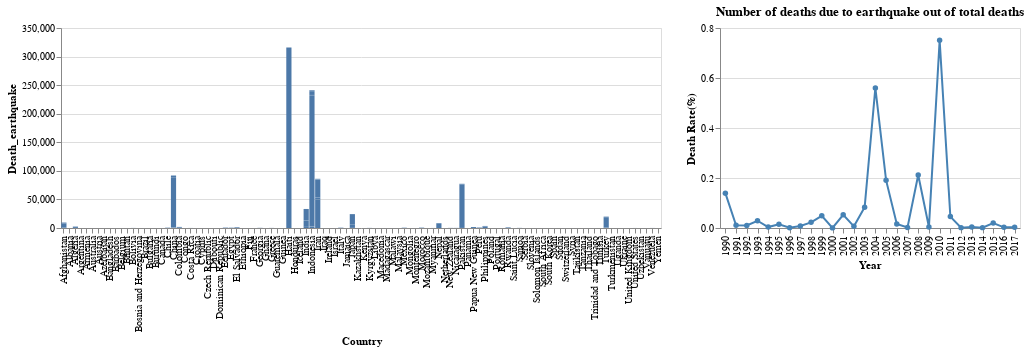

Notebook source saved alongside this figure:
### Code cell
selection = alt.selection_single(fields = ['Year'])

dr_plot = alt.Chart(earth_gr).mark_line(point = True).encode(
    alt.X('Year:O'),
    alt.Y('Death Rate:Q', title = 'Death Rate(%)'),
    tooltip = alt.Tooltip(['Death Rate','Year']),
    color=alt.condition(selection, alt.value('steelblue'), alt.value('lightgray'))
    
).properties(title = "Number of deaths due to earthquake out of total deaths",height = 200, width = 300).add_selection(
    selection
)

dummy = alt.Chart(earth_gr).mark_point().encode(
    alt.X('Death Rate'),
    alt.Y('Death_earthquake')
).transform_filter(selection)

exp = alt.Chart(earth_data).mark_bar().encode(
    alt.X('Country'),
    alt.Y('Death_earthquake')
).transform_filter(selection).properties(height = 200,width = 600)

alt.concat(exp,dr_plot)

### Figure 1 — Vega-Lite specification as saved in the notebook (floating-point values rounded to 4 significant figures; data arrays with more than 128 entries replaced by an {"elided": "..."} marker saying what was removed)
{"$schema": "https://vega.github.io/schema/vega-lite/v3.4.0.json", "concat": [{"data": {"name": "data-fbf86ae196f02d5c13de7171afff099c"}, "encoding": {"x": {"field": "Country", "type": "nominal"}, "y": {"field": "Death_earthquake", "type": "quantitative"}}, "height": 200, "mark": "bar", "transform": [{"filter": {"selection": "selector001"}}], "width": 600}, {"data": {"name": "data-73c406fe81df85a17599c9536a23c9b6"}, "encoding": {"color": {"condition": {"selection": "selector001", "value": "steelblue"}, "value": "lightgray"}, "tooltip": [{"field": "Death Rate", "type": "quantitative"}, {"field": "Year", "type": "quantitative"}], "x": {"field": "Year", "type": "ordinal"}, "y": {"field": "Death Rate", "title": "Death Rate(%)", "type": "quantitative"}}, "height": 200, "mark": {"point": true, "type": "line"}, "selection": {"selector001": {"fields": ["Year"], "type": "single"}}, "title": "Number of deaths due to earthquake out of total deaths", "width": 300}], "config": {"mark": {"tooltip": null}, "view": {"height": 300, "width": 400}}, "datasets": {"data-73c406fe81df85a17599c9536a23c9b6": [{"Death Rate": 0.1394, "Death_earthquake": 52945, "Death_total": 37980000.0, "Year": 1990}, {"Death Rate": 0.0111, "Death_earthquake": 4262, "Death_total": 38480000.0, "Year": 1991}, {"Death Rate": 0.0103, "Death_earthquake": 3987, "Death_total": 38700000.0, "Year": 1992}, {"Death Rate": 0.029, "Death_earthquake": 11300, "Death_total": 38960000.0, "Year": 1993}, {"Death Rate": 0.0037, "Death_earthquake": 1447, "Death_total": 39590000.0, "Year": 1994}, {"Death Rate": 0.0151, "Death_earthquake": 5948, "Death_total": 39370000.0, "Year": 1995}, {"Death Rate": 0.0014, "Death_earthquake": 568, "Death_total": 39450000.0, "Year": 1996}, {"Death Rate": 0.0081, "Death_earthquake": 3216, "Death_total": 39800000.0, "Year": 1997}, {"Death Rate": 0.0226, "Death_earthquake": 9057, "Death_total": 40060000.0, "Year": 1998}, {"Death Rate": 0.0489, "Death_earthquake": 19657, "Death_total": 40220000.0, "Year": 1999}, {"Death Rate": 0.0005, "Death_earthquake": 219, "Death_total": 40320000.0, "Year": 2000}, {"Death Rate": 0.0528, "Death_earthquake": 21286, "Death_total": 40350000.0, "Year": 2001}, {"Death Rate": 0.0066, "Death_earthquake": 2682, "Death_total": 40540000.0, "Year": 2002}, {"Death Rate": 0.0829, "Death_earthquake": 33813, "Death_total": 40770000.0, "Year": 2003}, {"Death Rate": 0.5603, "Death_earthquake": 228789, "Death_total": 40840000.0, "Year": 2004}, {"Death Rate": 0.1913, "Death_earthquake": 78205, "Death_total": 40870000.0, "Year": 2005}, {"Death Rate": 0.0164, "Death_earthquake": 6674, "Death_total": 40720000.0, "Year": 2006}, {"Death Rate": 0.0018, "Death_earthquake": 719, "Death_total": 40910000.0, "Year": 2007}, {"Death Rate": 0.2117, "Death_earthquake": 88051, "Death_total": 41590000.0, "Year": 2008}, {"Death Rate": 0.0043, "Death_earthquake": 1785, "Death_total": 41820000.0, "Year": 2009}, {"Death Rate": 0.7507, "Death_earthquake": 319319, "Death_total": 42530000.0, "Year": 2010}, {"Death Rate": 0.0457, "Death_earthquake": 19546, "Death_total": 42800000.0, "Year": 2011}, {"Death Rate": 0.0015, "Death_earthquake": 651, "Death_total": 43090000.0, "Year": 2012}, {"Death Rate": 0.0036, "Death_earthquake": 1541, "Death_total": 43300000.0, "Year": 2013}, {"Death Rate": 0.0015, "Death_earthquake": 662, "Death_total": 43920000.0, "Year": 2014}, {"Death Rate": 0.0196, "Death_earthquake": 8780, "Death_total": 44840000.0, "Year": 2015}, {"Death Rate": 0.0026, "Death_earthquake": 1189, "Death_total": 45540000.0, "Year": 2016}, {"Death Rate": 0.0027, "Death_earthquake": 1222, "Death_total": 45970000.0, "Year": 2017}], "data-fbf86ae196f02d5c13de7171afff099c": {"elided": "2912 records"}}}
